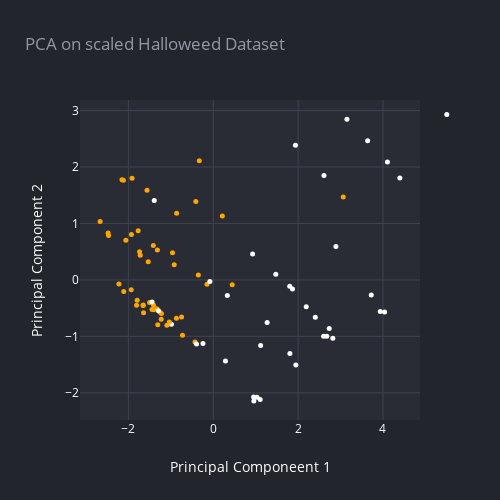

The notebook cell saved with this chart:
### Markdown cell above
# Feature Scaling

PCA requires the features to be scaled

### Code cell
from sklearn.preprocessing import StandardScaler

X = StandardScaler().fit_transform(X)

pca = PCA(n_components=2)
X_pca = pca.fit_transform(X)

fig = go.Figure(
    data=[
        scatter(X_pca[:,0],X_pca[:,1], '', mode='markers', color = [['orange', 'white'][a] for a in y.to_numpy().reshape(len(y))], size=5, opacity=1)
    ]
)
render(fig, title='PCA on scaled Halloweed Dataset', x_axis_title='Principal Componeent 1', y_axis_title='Principal Component 2')

### Figure 1 — Plotly figure (JSON) as saved in the notebook; plotly's stock layout.template omitted (floating-point values rounded to 4 significant figures)
{"data": [{"marker": {"color": ["white", "white", "orange", "orange", "orange", "white", "white", "orange", "orange", "orange", "white", "orange", "orange", "orange", "orange", "orange", "orange", "orange", "orange", "orange", "orange", "orange", "white", "white", "white", "white", "orange", "white", "white", "orange", "orange", "orange", "white", "white", "orange", "white", "white", "white", "white", "white", "white", "orange", "white", "white", "orange", "orange", "orange", "white", "orange", "orange", "orange", "white", "white", "white", "white", "orange", "white", "orange", "orange", "white", "orange", "orange", "white", "orange", "white", "white", "orange", "orange", "orange", "orange", "orange", "orange", "orange", "orange", "white", "white", "white", "white", "orange", "white", "orange", "orange", "orange", "orange", "white"], "size": 5}, "mode": "markers", "name": "", "opacity": 1, "type": "scatter", "x": [3.724, 2.609, -0.96, -0.1482, -0.3516, 2.191, 4.105, -0.431, -0.7466, -0.4098, 1.938, -1.407, -2.223, -1.261, -1.913, -2.109, -1.561, -1.737, -1.093, -0.8681, -1.227, -1.443, -0.9856, 2.818, 1.802, 1.867, -2.479, -0.3947, 2.601, -1.412, -2.151, -0.9196, 1.105, 0.2875, -1.328, 0.3318, 3.639, 3.15, 2.891, 1.474, 2.405, -1.721, 2.733, 2.675, -1.399, -1.793, 3.063, 0.9509, -1.501, -1.533, -1.933, 1.117, 1.947, 0.9571, 1.806, -0.863, 1.27, -1.928, -2.06, -1.442, -1.035, -1.222, -0.2422, -2.467, 4.398, 3.935, -1.642, -1.807, -1.308, -2.666, 0.4469, 0.2136, -1.769, -0.724, -1.39, -0.08007, -1.291, 0.9271, -1.655, 4.039, -1.317, -2.118, -1.649, -0.3295, 1.032], "y": [-0.267, 1.852, 0.4803, -0.07544, 0.08524, -0.4757, 2.089, -1.098, -0.6581, 1.389, 2.388, -0.4499, -0.07398, -0.567, 1.801, -0.2058, 1.588, 0.4982, -0.8023, -0.6773, -0.6954, -0.5225, -0.7851, -1.034, -0.1104, -0.1618, 0.8292, -1.135, -0.9966, 0.6079, 1.776, 0.2684, -2.119, -1.435, -0.5094, -0.2773, 2.465, 2.849, 0.5902, 0.09888, -0.6625, 0.4356, -0.8617, -0.9958, -0.5281, -0.3588, 1.471, -2.075, -0.4009, 0.3228, -0.1739, -1.164, -1.508, -2.143, -1.304, 1.181, -0.7558, 0.8065, 0.7035, -0.3922, -0.7449, -0.5955, -1.124, 0.7856, 1.807, -0.5594, -0.5796, -0.4478, -0.7945, 1.033, -0.08493, 1.132, 0.8734, -0.9818, 1.409, -0.02772, -0.5445, 0.4614, -0.4538, -0.5705, 0.5315, 1.768, -0.4449, 2.114, -2.08]}], "layout": {"height": 500, "legend": {"font": {"color": "#ffffff"}}, "paper_bgcolor": "#22252B", "plot_bgcolor": "#292C34", "showlegend": true, "title": {"font": {"color": "#9398A4"}, "text": "PCA on scaled Halloweed Dataset"}, "width": 500, "xaxis": {"autorange": true, "gridcolor": "#3F434F", "range": [-3.14, 4.872], "tickfont": {"color": "#ffffff"}, "title": {"font": {"color": "#ffffff"}, "text": "Principal Componeent 1"}, "type": "linear", "zeroline": false}, "yaxis": {"autorange": true, "gridcolor": "#3F434F", "range": [-2.482, 3.188], "tickfont": {"color": "#ffffff"}, "title": {"font": {"color": "#ffffff"}, "text": "Principal Component 2"}, "type": "linear", "zeroline": false}}}
